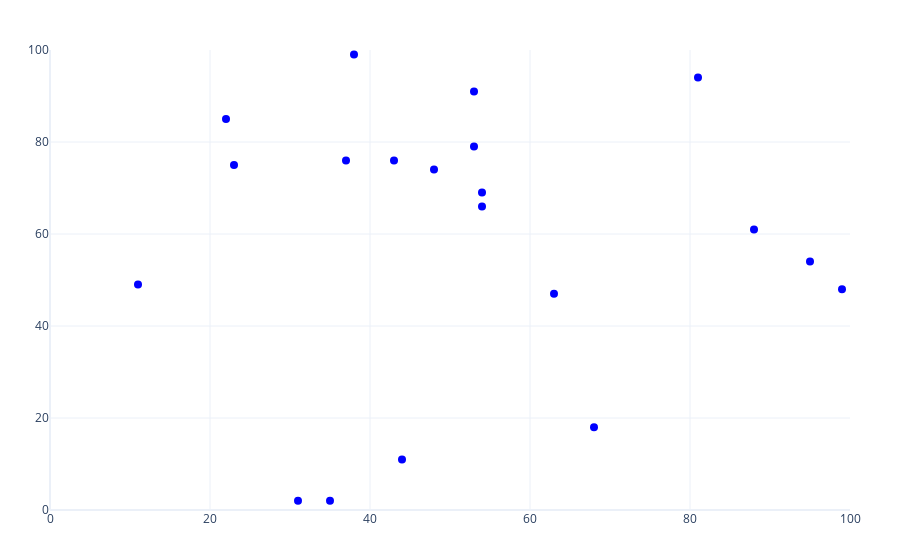

Source (notebook cell):
### Code cell
fig = go.Figure()
fig.add_trace(go.Scatter(x=vectors[:, 0], y=vectors[:, 1], mode='markers', marker=dict(size=8, color='blue'), name="Data"))
fig.update_layout(template="plotly_white", margin=dict(t=50, b=50, l=50, r=50), xaxis=dict(range=[0, 100]),  yaxis=dict(range=[0, 100]))
fig

### Figure 1 — Plotly figure (JSON) as saved in the notebook; plotly's stock layout.template omitted (floating-point values rounded to 4 significant figures)
{"data": [{"marker": {"color": "blue", "size": 8}, "mode": "markers", "name": "Data", "type": "scatter", "x": [88, 68, 37, 54, 54, 31, 81, 35, 53, 38, 22, 44, 63, 99, 43, 53, 23, 95, 48, 11], "y": [61, 18, 76, 66, 69, 2, 94, 2, 91, 99, 85, 11, 47, 48, 76, 79, 75, 54, 74, 49]}], "layout": {"margin": {"b": 50, "l": 50, "r": 50, "t": 50}, "xaxis": {"range": [0, 100]}, "yaxis": {"range": [0, 100]}}}
